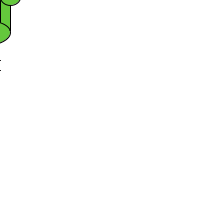
Frame 1 (no input)
Frame 60 (the mouse pressed at the canvas centre just before this capture): identical to frame 1, image omitted
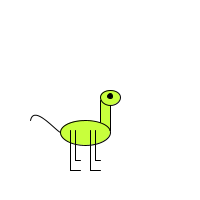
Frame 120 (the mouse held since frame 60 and released just before this capture)

The Processing sketch that drew these frames (run headless with seeded random() and noise(); from frame 60 on, the mouse is pressed at the canvas centre):

// Processing sketch: processing_102025
// ── processing_102025.pde

void setup()
{
size(200,200);
smooth();
frameRate(30);
}
void draw()
{
background(255);
stroke(0);
fill(mouseX+100,mouseY+200,60);

rect(mouseX,mouseY,10,30); //kaklas  
//koordinates 90,30. nuo visur tiek atitraukti
ellipseMode(CORNERS);
ellipse(mouseX+50-90,mouseY+50-30,mouseX+100-90,mouseY+75-30); // kunas
fill(255);
curve(mouseX+50-90,mouseY+62-30,mouseX+50-90,mouseY+62-30,pmouseX+20-90,pmouseY+50-30,mouseX+30-90,mouseY+100+30); //uodega
fill(mouseX+100,mouseY+200,60);
ellipse(mouseX+90-90,mouseY+35-30,mouseX+110-90,mouseY+20-30);  //galva

fill(255); // kas liko vel spalvinam baltai

line(mouseX+60-90,mouseY+60-30,pmouseX+60-90,pmouseY+100-30); // kojos
line(mouseX+60-90,mouseY-30+100,pmouseX+70-90,pmouseY-30+100);

line(mouseX+65-90,mouseY-30+60,pmouseX+65-90,pmouseY-30+90); //virsutine kojos dalis
line(mouseX+65-90,mouseY-30+90,pmouseX+70-90,pmouseY-30+90); // pedos dalis

line(mouseX+80-90,mouseY-30+60,pmouseX+80-90,pmouseY-30+100);
line(mouseX+80-90,mouseY-30+100,pmouseX+90-90,pmouseY-30+100);

line(mouseX+85-90,mouseY-30+60,pmouseX+85-90,pmouseY-30+90);
line(mouseX+85-90,mouseY-30+90,pmouseX+90-90,pmouseY-30+90);

fill(abs(100*(mouseX-pmouseX)));
ellipseMode(CENTER); //akis
ellipse(mouseX+100-90,mouseY+26-30,5,5);
}
